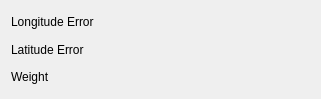
<?xml version="1.0" encoding="UTF-8"?>
<ui version="4.0">
 <class>tlinsWObservationError</class>
 <widget class="QWidget" name="tlinsWObservationError">
  <property name="geometry">
   <rect>
    <x>0</x>
    <y>0</y>
    <width>321</width>
    <height>99</height>
   </rect>
  </property>
  <property name="windowTitle">
   <string>Form</string>
  </property>
  <layout class="QGridLayout" name="gridLayout">
   <item row="1" column="0">
    <widget class="QLabel" name="label_2">
     <property name="text">
      <string>Latitude Error</string>
     </property>
    </widget>
   </item>
   <item row="0" column="1">
    <widget class="tlinsWCoordinateDegris" name="longitudeError" native="true"/>
   </item>
   <item row="2" column="0">
    <widget class="QLabel" name="label_3">
     <property name="text">
      <string>Weight</string>
     </property>
    </widget>
   </item>
   <item row="1" column="1">
    <widget class="tlinsWCoordinateDegris" name="latitudeError" native="true"/>
   </item>
   <item row="0" column="0">
    <widget class="QLabel" name="label">
     <property name="text">
      <string>Longitude Error</string>
     </property>
    </widget>
   </item>
   <item row="2" column="1">
    <widget class="tlinsWDecimalValue" name="weight" native="true"/>
   </item>
  </layout>
 </widget>
 <customwidgets>
  <customwidget>
   <class>tlinsWDecimalValue</class>
   <extends>QWidget</extends>
   <header>tlinswdecimalvalue.h</header>
   <container>1</container>
  </customwidget>
  <customwidget>
   <class>tlinsWCoordinateDegris</class>
   <extends>QWidget</extends>
   <header>tlinswcoordinatedegris.h</header>
   <container>1</container>
  </customwidget>
 </customwidgets>
 <resources/>
 <connections/>
</ui>
